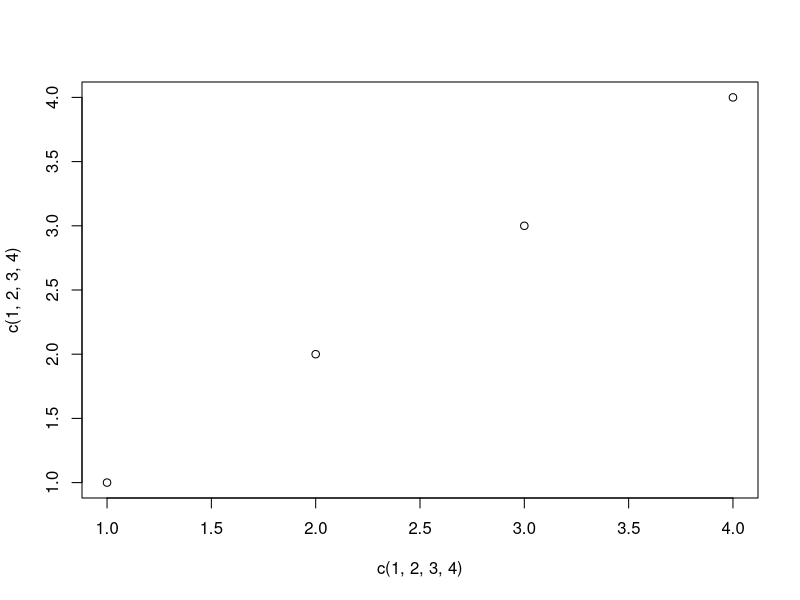

Recreate this plot in R.
## ---- chunk 1
knitr::opts_chunk$set(echo = TRUE)
## ---- chunk 2
summary(iris)
## ---- chunk 3
plot(c(1,2,3,4),c(1,2,3,4))
